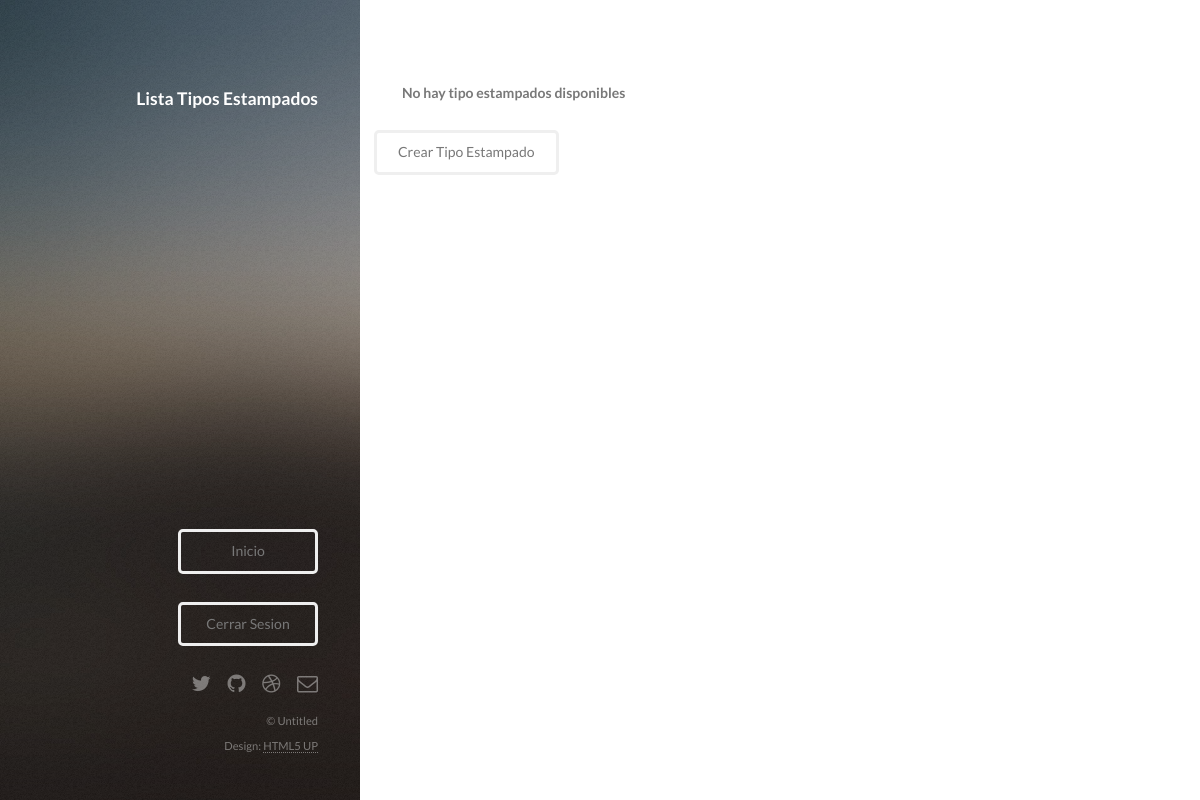
The page /stock/lista-tipos-estampados/ (signed in) on the database as committed earlier.
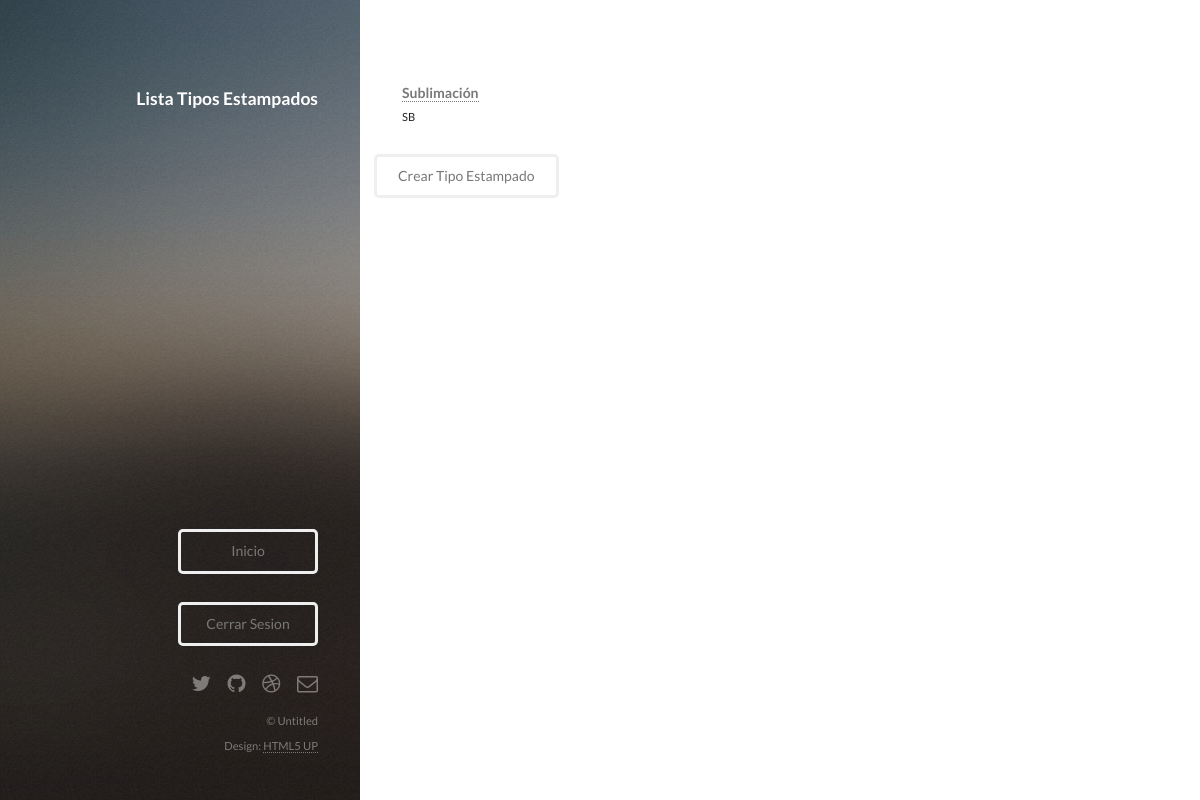
The same page on the database as committed later.
### stock/models.py (models this page shows, shortened)
class TipoEstampado(models.Model):
	codigo = models.CharField(max_length=5)
	nombre = models.CharField(max_length=20)

### stock/views.py (the view)
class ListaTiposEstampadosView(ListView):
    model = TipoEstampado
    template_name = 'lista_tipos_estampados.html'

### stock/templates/lista_tipos_estampados.html (shortened to what this page needs)
{% load staticfiles %}
<!DOCTYPE HTML>
<html>
<head>
    <link rel="stylesheet" href=" {% static 'assets/css/main.css' %}" />
</head>
<body id="top">
    <header id="header">
        <div class="inner">
            <h1>
                <strong>Lista Tipos Estampados</strong>
                <br />
        </div>
    </header>
    <div id="main">
        <section id="one">
            <div class="row">
                {% for tipo_estampado in object_list %}
                <article class="6u 12u$(xsmall) work-item">
                    <h3>
                        <a href="/stock/tipo-estampado/{{tipo_estampado.codigo}}" class="header">{{ tipo_estampado.nombre }}</a>
                    </h3>
                    <p>
                        {{ tipo_estampado.codigo }}
                    </p>
                </article>
                {% empty %}
                <article class="6u 12u$(xsmall) work-item">
                    <h3>No hay tipo estampados disponibles</h3>
                </article>
                {% endfor %}
            </div>
            <div class="row">
                <a class="button" href="/stock/crear-tipo-estampado/">Crear Tipo Estampado</a>
            </div>
        </section>
    </div>
    <footer id="footer">
        <div class="inner">
            {% if user.is_authenticated %}
            <ul>
                <a href="/" class="button">Inicio</a>
            </ul>
            <ul>
                <a href="/accounts/logout" class="button">Cerrar Sesion</a>
            </ul>
            {% else %}
            <ul>
                <a href="/accounts/login" class="button">Iniciar Sesion</a>
            </ul>
            {% endif %}
            <ul class="icons">
                <li>
                    <a href="#" class="icon fa-twitter">
                    </a>
                </li>
                <li>
                    <a href="#" class="icon fa-github">
                    </a>
                </li>
                <li>
                    <a href="#" class="icon fa-dribbble">
                    </a>
                </li>
                <li>
                    <a href="#" class="icon fa-envelope-o">
                    </a>
                </li>
            </ul>
            <ul class="copyright">
                <li>&copy; Untitled</li>
                <li>Design:
                    <a href="http://html5up.net">HTML5 UP</a>
                </li>
            </ul>
        </div>
    </footer>
    <link href="{% static 'semantic-ui/semantic.min.css' %}" rel="stylesheet">
</body>
</html>

Rows that differ between the two databases and show on the page:
added TipoEstampado: nombre "Sublimación", codigo "SB"
Other text that changed with them:
text no longer shown: "No hay tipo estampados disponibles"
